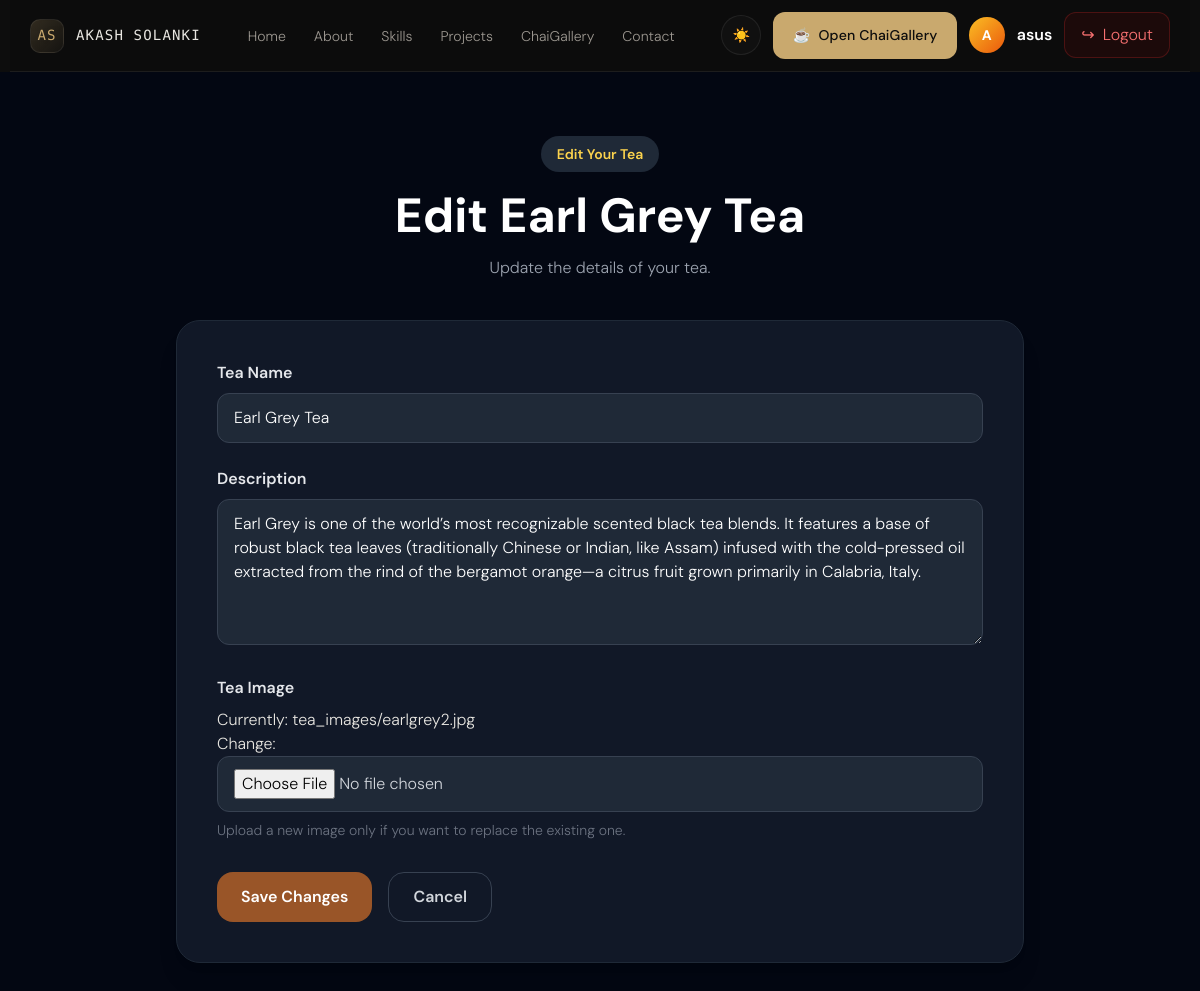
The page /chai/update/8/ (signed in) on the database its author committed.
### chai/models.py (models this page shows, shortened)
class Tea(models.Model):
    CATEGORY_CHOICES = [
        ('masala', 'Masala & Spiced'),
        ('green', 'Green & Fresh'),
        ('herbal', 'Herbal & Floral'),
        ('black', 'Strong & Black'),
    ]
    user = models.ForeignKey(
        User,
        on_delete=models.CASCADE,
        related_name='teas'
    )
    name = models.CharField(max_length=100)
    category = models.CharField(
        max_length=20,
        choices=CATEGORY_CHOICES,
        default='masala'
    )
    description = models.TextField(blank=True)
    image = models.ImageField(upload_to='tea_images/')
    created_at = models.DateTimeField(auto_now_add=True)
    updated_at = models.DateTimeField(auto_now=True)
    class Meta:
        ordering = ['-created_at']

### chai/views.py (the view)
# urls.py: path('update/<int:tea_id>/', views.edit_tea, name='edit_tea'),
def edit_tea(request, tea_id):
    tea = get_object_or_404(
        Tea,
        pk=tea_id,
        user=request.user
    )
    if request.method == 'POST':
        form = TeaForm(
            request.POST,
            request.FILES,
            instance=tea
        )
        if form.is_valid():
            tea = form.save(commit=False)
            tea.user = request.user
            tea.save()
            return redirect('gallery')
    else:
        form = TeaForm(
            instance=tea
        )
    teas = Tea.objects.all()
    return render(request, 'upload.html', {
        'form': form,
        'teas': teas,
        'tea': tea
    })

### chai/templates/upload.html (shortened to what this page needs)
{% extends 'base.html' %}
{% block content %}
<section class="min-h-screen bg-amber-50 dark:bg-gray-950 py-16">
    <div class="max-w-4xl mx-auto px-6">
        <div class="text-center mb-10">
            <span class="inline-flex px-4 py-2 rounded-full
                         bg-amber-100 text-amber-700
                         dark:bg-gray-800 dark:text-amber-300
                         text-sm font-semibold">
                {% if tea %}
                    Edit Your Tea
                {% else %}
                    Share Your Tea
                {% endif %}
            </span>
            <h1 class="mt-5 text-4xl lg:text-5xl font-bold
                       text-gray-900 dark:text-white">
                {% if tea %}
                    Edit {{ tea.name }}
                {% else %}
                    Add a New Tea
                {% endif %}
            </h1>
            <p class="mt-4 text-gray-600 dark:text-gray-400">
                {% if tea %}
                    Update the details of your tea.
                {% else %}
                    Share your favorite tea with the ChaiGallery community.
                {% endif %}
            </p>
        </div>
        <div class="bg-white dark:bg-gray-900
                    rounded-3xl shadow-xl
                    border border-amber-100 dark:border-gray-800
                    p-6 md:p-10">
            <form method="POST" enctype="multipart/form-data">
                <div class="mb-6">
                    <label for="{{ form.name.id_for_label }}"
                           class="block mb-2 font-semibold
                                  text-gray-800 dark:text-gray-200">
                        Tea Name
                    </label>
                    {{ form.name }}
                </div>
                <div class="mb-6">
                    <label for="{{ form.description.id_for_label }}"
                           class="block mb-2 font-semibold
                                  text-gray-800 dark:text-gray-200">
                        Description
                    </label>
                    {{ form.description }}
                </div>
                <div class="mb-8">
                    <label for="{{ form.image.id_for_label }}"
                           class="block mb-2 font-semibold
                                  text-gray-800 dark:text-gray-200">
                        Tea Image
                    </label>
                    {{ form.image }}
                    {% if tea %}
                        <p class="mt-2 text-sm text-gray-500">
                            Upload a new image only if you want to replace
                            the existing one.
                        </p>
                    {% endif %}
                </div>
                <div class="flex flex-wrap gap-4">
                    <button type="submit"
                            class="px-6 py-3 rounded-2xl
                                   bg-chai-600 text-white
                                   font-semibold
                                   hover:bg-chai-700
                                   transition">
                        {% if tea %}
                            Save Changes
                        {% else %}
                            Upload Tea
                        {% endif %}
                    </button>
                    <a href="{% url 'gallery' %}"
                       class="px-6 py-3 rounded-2xl
                              border border-gray-300
                              dark:border-gray-700
                              text-gray-700 dark:text-gray-300
                              font-semibold
                              hover:bg-gray-100
                              dark:hover:bg-gray-800
                              transition">
                        Cancel
                    </a>
                </div>
            </form>
        </div>
    </div>
</section>
{% endblock %}

### templates/base.html (shortened to what this page needs)
{% load static %}
<!DOCTYPE html>
<html lang="en" class="scroll-smooth">
<head>
    <script src="https://cdn.tailwindcss.com"></script>
</head>
<body>
    <header>
        <nav class="shell-nav" id="shell-nav">
            <a href="{% url 'portfolio_home' %}" class="nav-logo" aria-label="Go to portfolio home">
                <span class="nav-mark">AS</span>
                <span>Akash Solanki</span>
            </a>
            <ul class="nav-links" aria-label="Primary navigation">
                <li><a href="{% url 'portfolio_home' %}">Home</a></li>
                <li><a href="{% url 'portfolio_home' %}#about">About</a></li>
                <li><a href="{% url 'portfolio_home' %}#skills">Skills</a></li>
                <li><a href="{% url 'portfolio_home' %}#projects">Projects</a></li>
                <li><a href="{% url 'index' %}">ChaiGallery</a></li>
                <li><a href="{% url 'portfolio_home' %}#contact">Contact</a></li>
            </ul>
           <div class="shell-actions flex items-center gap-3">
    <button
        id="theme-toggle"
        class="btn icon-btn flex items-center justify-center
               w-10 h-10 rounded-full
               transition-all duration-200
               hover:scale-105"
        type="button"
        aria-label="Toggle theme"
    >
        <span id="theme-icon">🌙</span>
    </button>
    <a
        href="{% url 'index' %}"
        class="btn btn-gold hidden sm:inline-flex
               items-center gap-2
               transition-all duration-200
               hover:-translate-y-0.5"
    >
        <span>☕</span>
        <span>Open ChaiGallery</span>
    </a>
    {% if user.is_authenticated %}
        <div class="hidden md:flex items-center gap-3">
                <div
                    class="w-9 h-9 rounded-full
                           bg-gradient-to-br from-amber-400 to-orange-600
                           flex items-center justify-center
                           text-white font-bold text-sm"
                >
                    {{ user.username|first|upper }}
                </div>
                <div class="leading-tight">
                    <p class="font-semibold text-gray-900 dark:text-white">
                        {{ user.username }}
                    </p>
                </div>
            <form
                method="POST"
                action="{% url 'logout' %}"
                class="inline"
            >
                <button
                    type="submit"
                    class="flex items-center gap-2
                           px-4 py-2.5 rounded-xl
                           border border-red-200
                           text-red-600
                           bg-red-50
                           hover:bg-red-100
                           dark:border-red-900/50
                           dark:bg-red-950/30
                           dark:text-red-400
                           dark:hover:bg-red-950/50
                           transition-all duration-200"
                >
                    <span>↪</span>
                    <span>Logout</span>
                </button>
            </form>
        </div>
    {% endif %}
</div>
        </nav>
    </header>
    <main>
        {% block content %}{% endblock %}
    </main>
</body>
</html>

### templates/base.html (style rules this page uses)
:root { --bg: #0d0d0d; --bg-raised: #141414; --bg-card: #181818; --border: rgba(255, 255, 255, 0.07); --border-hover: rgba(255, 255, 255, 0.18); --gold: #c9a96e; --gold-dim: rgba(201, 169, 110, 0.12); --gold-glow: rgba(201, 169, 110, 0.25); --text: #e8e6e1; --text-muted: #9c9790; --text-soft: #6b6760; --radius: 12px; --ease: cubic-bezier(0.16, 1, 0.3, 1); }
*, *::before, *::after { box-sizing: border-box; }
html { scroll-behavior: smooth; font-size: 16px; }
body { margin: 0; background: var(--bg); color: var(--text); font-family: 'DM Sans', sans-serif; font-weight: 300; line-height: 1.7; overflow-x: hidden; -webkit-font-smoothing: antialiased; }
header { position: sticky; top: 0; z-index: 100; }
.shell-nav { max-width: 1180px; margin: 0 auto; padding: 0 1.25rem; display: flex; align-items: center; justify-content: space-between; min-height: 72px; border-bottom: 1px solid var(--border); background: rgba(13, 13, 13, 0.82); backdrop-filter: blur(18px); -webkit-backdrop-filter: blur(18px); }
.nav-logo { display: inline-flex; align-items: center; gap: 0.75rem; text-decoration: none; color: var(--text); font-family: 'DM Mono', monospace; letter-spacing: 0.08em; font-size: 0.88rem; text-transform: uppercase; }
.nav-mark { width: 34px; height: 34px; border-radius: 10px; display: grid; place-items: center; background: linear-gradient(135deg, rgba(201, 169, 110, 0.2), rgba(201, 169, 110, 0.05)); border: 1px solid var(--border); color: var(--gold); }
.nav-links { display: flex; align-items: center; gap: 1.75rem; list-style: none; margin: 0; padding: 0; }
.nav-links a { text-decoration: none; color: var(--text-muted); font-size: 0.88rem; transition: color 0.25s var(--ease); position: relative; }
.nav-links a::after { content: ''; position: absolute; left: 0; bottom: -4px; width: 0; height: 1px; background: var(--gold); transition: width 0.25s var(--ease); }
.shell-actions { display: flex; align-items: center; gap: 0.75rem; }
.btn { display: inline-flex; align-items: center; justify-content: center; gap: 0.45rem; text-decoration: none; font-size: 0.88rem; font-weight: 500; letter-spacing: 0.01em; padding: 0.76rem 1.15rem; border-radius: var(--radius); transition: all 0.25s var(--ease); cursor: pointer; border: 1px solid transparent; font-family: inherit; }
.btn-gold { background: var(--gold); color: #0d0d0d; }
.icon-btn { width: 42px; height: 42px; padding: 0; border-radius: 50%; background: rgba(255, 255, 255, 0.02); border-color: var(--border); color: var(--text); }
main { min-height: 80vh; }

### rows shown on the page
Tea: name "Earl Grey Tea", description "Earl Grey is one of the world’s most recognizable scented black tea blends. It features a base of robust black tea leaves (traditionally Chinese or Indian, like Assam) infused with the cold-pressed oil extracted from the rind of the bergamot orange—a citrus fruit grown primarily in Calabria, Italy."

### other values the page prints
{{ user.username|first|upper }} "A"
{{ user.username }} "asus"
